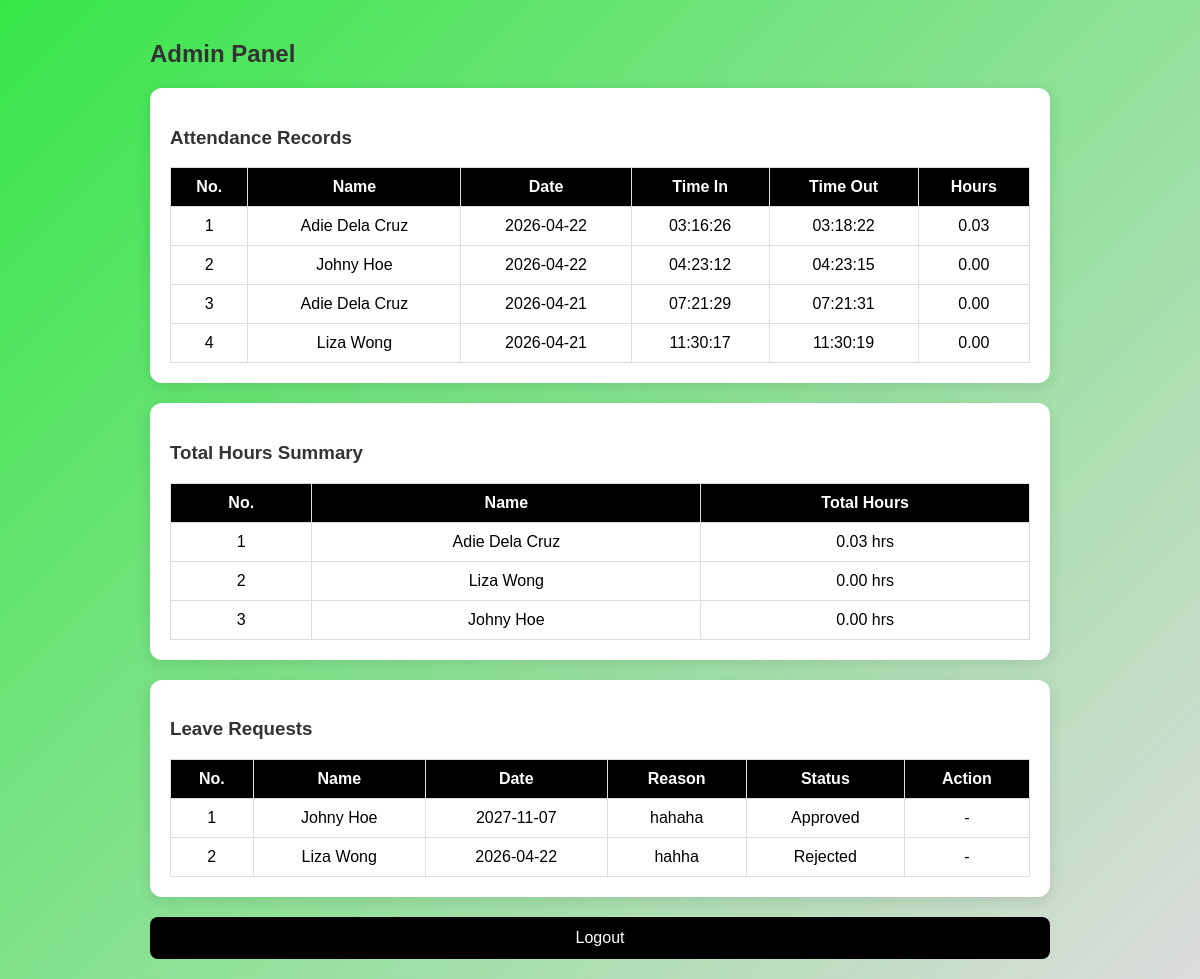
The page /admin.php (signed in) on the database its author committed.
### tables this page shows
CREATE TABLE `attendance` (
  `id` int(11) NOT NULL,
  `user_id` int(11) DEFAULT NULL,
  `date` date DEFAULT NULL,
  `time_in` time DEFAULT NULL,
  `time_out` time DEFAULT NULL,
  `total_hours` float DEFAULT NULL
);

CREATE TABLE `users` (
  `id` int(11) NOT NULL,
  `name` varchar(100) DEFAULT NULL,
  `username` varchar(50) DEFAULT NULL,
  `role` enum('admin','employee','ojt') DEFAULT NULL,
  `password` varchar(255) DEFAULT NULL
);

CREATE TABLE `leaves` (
  `id` int(11) NOT NULL,
  `user_id` int(11) DEFAULT NULL,
  `leave_date` date DEFAULT NULL,
  `reason` text DEFAULT NULL,
  `status` enum('pending','approved','rejected') DEFAULT NULL
);

### admin.php (the view, shortened to what this page needs)
<?php
include 'config.php';
?>
<link rel="stylesheet" href="style.css">
<div class="container">
<div class="dashboard">
    <h2 class="welcome">Admin Panel</h2>
    <div class="card">
        <h3>Attendance Records</h3>
        <table class="attendance-table">
            <tr>
                <th>No.</th>
                <th>Name</th>
                <th>Date</th>
                <th>Time In</th>
                <th>Time Out</th>
                <th>Hours</th>
            </tr>
            <?php
            $attendance = $conn->query("
                SELECT users.name, attendance.date, attendance.time_in, attendance.time_out, attendance.total_hours
                FROM attendance
                JOIN users ON users.id = attendance.user_id
                ORDER BY attendance.date DESC
            ");
            $no = 1;
            while($row = $attendance->fetch_assoc()):
            ?>
            <tr>
                <td><?= $no++ ?></td>
                <td><?= $row['name'] ?></td>
                <td><?= $row['date'] ?></td>
                <td><?= $row['time_in'] ?? '-' ?></td>
                <td><?= $row['time_out'] ?? '-' ?></td>
                <td><?= $row['total_hours'] ? number_format($row['total_hours'],2) : '-' ?></td>
            </tr>
            <?php endwhile; ?>
        </table>
    </div>
    <div class="card">
        <h3>Total Hours Summary</h3>
        <table class="attendance-table">
            <tr>
                <th>No.</th>
                <th>Name</th>
                <th>Total Hours</th>
            </tr>
            <?php
            $summary = $conn->query("
                SELECT users.name, SUM(total_hours) as total
                FROM attendance
                JOIN users ON users.id = attendance.user_id
                GROUP BY user_id
            ");
            $no = 1;
            while($row = $summary->fetch_assoc()):
            ?>
            <tr>
                <td><?= $no++ ?></td>
                <td><?= $row['name'] ?></td>
                <td><?= number_format($row['total'],2) ?> hrs</td>
            </tr>
            <?php endwhile; ?>
        </table>
    </div>
    <div class="card">
        <h3>Leave Requests</h3>
        <table class="attendance-table">
            <tr>
                <th>No.</th>
                <th>Name</th>
                <th>Date</th>
                <th>Reason</th>
                <th>Status</th>
                <th>Action</th>
            </tr>
            <?php
            $leaves = $conn->query("
                SELECT leaves.*, users.name
                FROM leaves
                JOIN users ON users.id = leaves.user_id
                ORDER BY leaves.id DESC
            ");
            $no = 1;
            while($row = $leaves->fetch_assoc()):
            ?>
            <tr>
                <td><?= $no++ ?></td>
                <td><?= $row['name'] ?></td>
                <td><?= $row['leave_date'] ?></td>
                <td><?= $row['reason'] ?></td>
                <td><?= ucfirst($row['status']) ?></td>
                <td>
                    <?php if($row['status'] == 'pending'): ?>
                        <a href="?approve=<?= $row['id'] ?>">Approve</a> |
                        <a href="?reject=<?= $row['id'] ?>">Reject</a>
                    <?php else: ?>
                        -
                    <?php endif; ?>
                </td>
            </tr>
            <?php endwhile; ?>
        </table>
    </div>
    <a href="logout.php" class="logout-btn">Logout</a>
</div>
</div>

### style.css (style rules this page uses)
.container { padding: 20px; display: flex; justify-content: center; }
.dashboard { width: 100%; max-width: 900px; }
h2, h3 { color: #333; }
.card { background: #fff; padding: 20px; margin-bottom: 20px; border-radius: 12px; box-shadow: 0 4px 15px rgba(0,0,0,0.1); }
.attendance-table { width: 100%; border-collapse: collapse; }
.attendance-table th { background: #000; color: #fff; }
.attendance-table th, .attendance-table td { padding: 10px; border: 1px solid #ddd; text-align: center; }
.logout-btn { display: block; text-align: center; padding: 12px; background: #000; color: #fff; border-radius: 8px; text-decoration: none; }

### rows shown on the page
attendance: user.name "Adie Dela Cruz", date "2026-04-22", time_in "03:16:26", time_out "03:18:22", total_hours "0.03"
attendance: user.name "Johny Hoe", date "2026-04-22", time_in "04:23:12", time_out "04:23:15", total_hours "0.00"
attendance: user.name "Adie Dela Cruz", date "2026-04-21", time_in "07:21:29", time_out "07:21:31", total_hours "0.00"
attendance: user.name "Liza Wong", date "2026-04-21", time_in "11:30:17", time_out "11:30:19", total_hours "0.00"
leaves: user.name "Johny Hoe", leave_date "2027-11-07", reason "hahaha", status "Approved"
leaves: user.name "Liza Wong", leave_date "2026-04-22", reason "hahha", status "Rejected"

### other values the page prints
$row['name'] "Adie Dela Cruz"
$row['total'] "0.03"
$row['name'] "Liza Wong"
$row['total'] "0.00"
$row['name'] "Johny Hoe"
